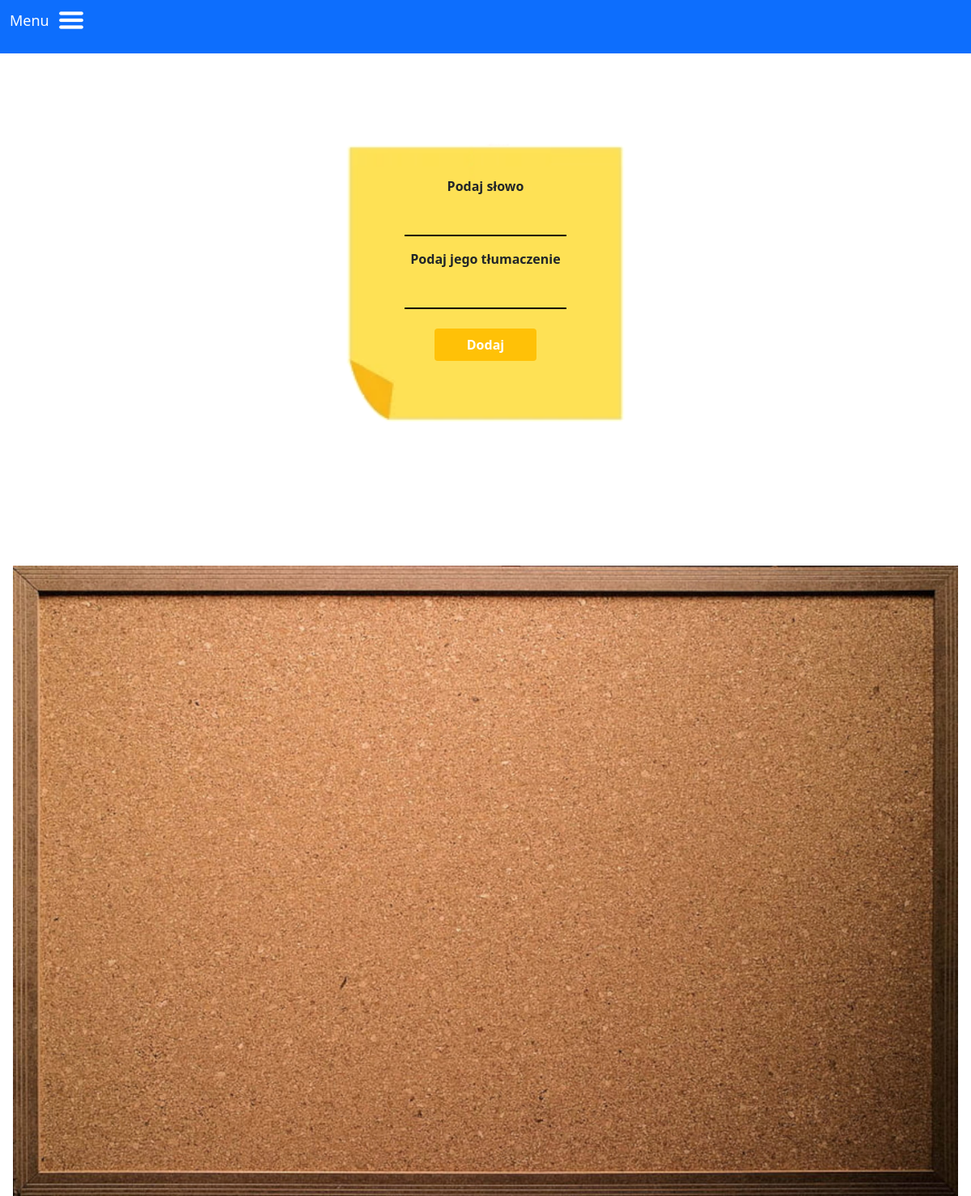
Page /group/3 (signed in) on the earlier database version.
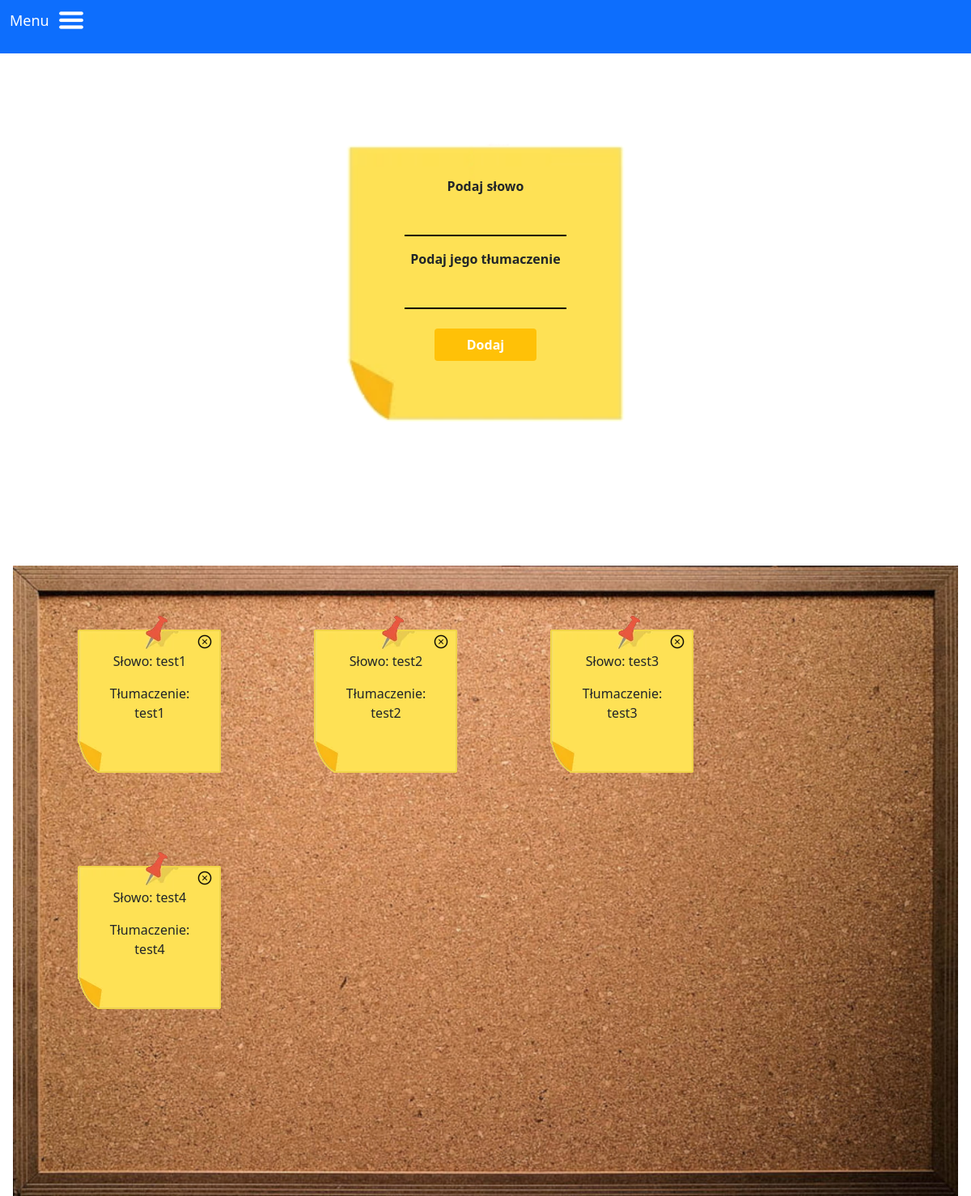
Same page on the later database version.
### swbo/models.py (models this page shows)
class cards(db.Model):
    id = db.Column("id", db.Integer, primary_key=True)
    word = db.Column(db.String(60))
    translation = db.Column(db.String(60))
    group_id = db.Column(db.Integer, db.ForeignKey("groups.id"))

### swbo/collection/routes.py (the view)
@collection.route("/group/<group>", methods=["GET", "POST"])
def group_page(group):
    if "logged_in" not in session:
        return redirect(url_for("user.login_page"))
    if request.method == "POST":
        word = request.form["word"]
        translation = request.form["translation"]
        if word == "" or translation == "":
            if word == '':
                session['form_error'] = "word"
            else:
                session['form_error'] = "translation"
        else:
            new_card = cards(word=word, translation=translation, group_id=group)
            db.session.add(new_card)
            db.session.commit()
        return redirect(url_for("collection.group_page", group=group))
    else:
        group_cards = cards.query.filter_by(group_id=group).all()
        if 'form_error' in session:
            error = session['form_error']
            flash("To pole nie może być puste")
            session.pop('form_error')
        else:
            error = ''
        group_name = groups.query.filter_by(id=group).first().name
        return render_template("group.html", group=group, error=error, cards=group_cards, group_name=group_name)

### swbo/templates/group.html (shortened to what this page needs)
{% extends "base.html" %}
{% block content %}
<div class="group">
    <form action="#" method="post">
      <img src="{{url_for('static', filename='images/sticky_notes1.png')}}" class="card-img"/>
      <div class="form-body">
        <div class="form-group mt-3">
            <label for="form-word"
                >
                Podaj słowo</label>
            <input type="text"
               {% if error == 'word' %}
                    class="form-control border border-danger transparent-input w-50 text-center"
               {% else %}
                    class="form-control transparent-input w-50 text-center"
               {% endif %}
               id="form-word" name="word">
          </div>
          <div class="form-group mt-3">
            <label for="passwordInput"
              >Podaj jego tłumaczenie</label>
            <input
                type="text"
                {% if error == 'translation' %}
                    class="form-control border border-danger transparent-input w-50 text-center"
                {% else %}
                    class="form-control transparent-input w-50 text-center"
                {% endif %}
                id="passwordInput"
                name="translation"
              >
          </div>
                <button type="submit" class="btn btn-primary mt-3">Dodaj</button>
        </div>
    </form>
</div>
    <div class="board">
    <img src="{{url_for('static', filename='images/pin_board.jpg')}}" class="board-img"/>
    {% if cards %}
         <div class="row justify-content-start flex-wrap">
            {% for card in cards %}
            <div class="p-0 m-3 position-relative board-card">
                <a class="position-absolute text-decoration-none text-dark board-card-close" href="/delete_card/{{card.id}}">
                    <img src="{{url_for('static', filename='images/close_icon.png')}}"/>
                </a>
                <img src="{{url_for('static', filename='images/sticky_note.png')}}"/>
                <div class="position-absolute text-center board-card-text">
                    <p>Słowo: {{card.word}} </p>
                    <p>Tłumaczenie: {{card.translation}}</p>
                </div>
            </div>
            {% endfor %}
        </div>
    {% endif %}
    </div>
</div>
{% endblock %}

### swbo/templates/base.html (shortened to what this page needs)
<!DOCTYPE html>
<html lang="en">
<head>
    <link href="https://cdn.jsdelivr.net/npm/bootstrap@5.0.2/dist/css/bootstrap.min.css" rel="stylesheet">
    <link href="https://cdnjs.cloudflare.com/ajax/libs/fullcalendar/5.10.1/main.min.css" rel="stylesheet">
    <link rel="stylesheet" href="{{url_for('static', filename='styles/style.css')}}">
</head>
<body>
    <header>
        <nav class="navbar navbar-dark bg-primary">
            <div class="container-fluid">
            <div >
                <p class="nav-menu-paragraph">Menu<img class="nav-bar-menu" src="{{url_for('static', filename='images/menu-icon.png')}}" width="4%"/></p>
            </div >
          </div>
        </nav>
    </header>
    <main>
        <div class="container-fluid  w-100 p-3 wrapper">
            {% block content %}
            {% endblock %}
    </main>
</body>
</html>

### swbo/static/styles/style.css (style rules this page uses)
.transparent-input { background: transparent; border: none; border-bottom: 2px solid black; border-radius: 0; width: 70%; margin: 0 auto; }
.group form { max-width: unset; width: fit-content; text-align: center; margin: 0 auto; margin-bottom: 5%; position: relative; }
.group form label { margin-bottom: 3%; }
.btn-primary { font-weight: 600!important; }
.group .card-img { width: 500px; z-index: 2; position: relative; }
.group .form-body { z-index: 5; position: relative; font-weight: 600; width: 80%; position: absolute; top: 24%; left: 50%; transform: translateX(-50%); }
.group form button { z-index: 5; padding: 2% 10%; position: relative; background-color: #ffc107; border: none; margin-top: 1.5rem !important; }
.board .row.flex-wrap { padding: 1% 3%; }
.board { margin-top: 10%; position: relative; }
.wrapper { max-width: 1440px; }
.nav-bar-menu { cursor: pointer; margin-left: 10px; }
.board-card { width: fit-content!important; position: relative; }
.board-card img { width: 100% }
.board-card-text { left: 50%; top: 30%; transform: translateX(-50%); }
.board-card-close { right: 20%; top: 20% ; }

Differences in the rows shown:
added cards: word "test1", translation "test1"
added cards: word "test2", translation "test2"
added cards: word "test3", translation "test3"
added cards: word "test4", translation "test4"
